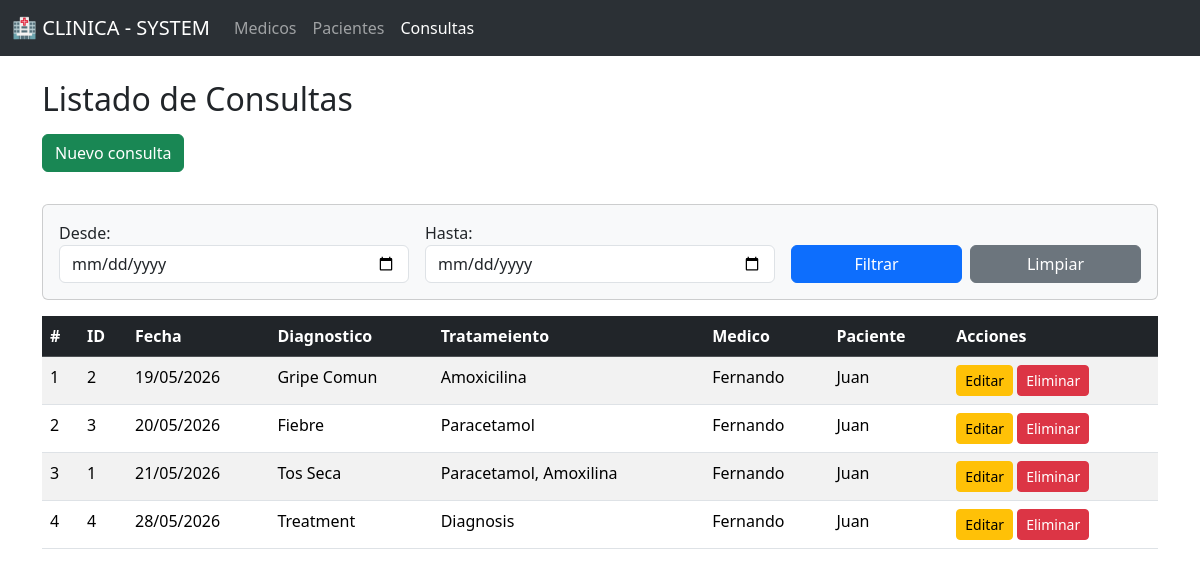
The app's page /consultas/, older data.
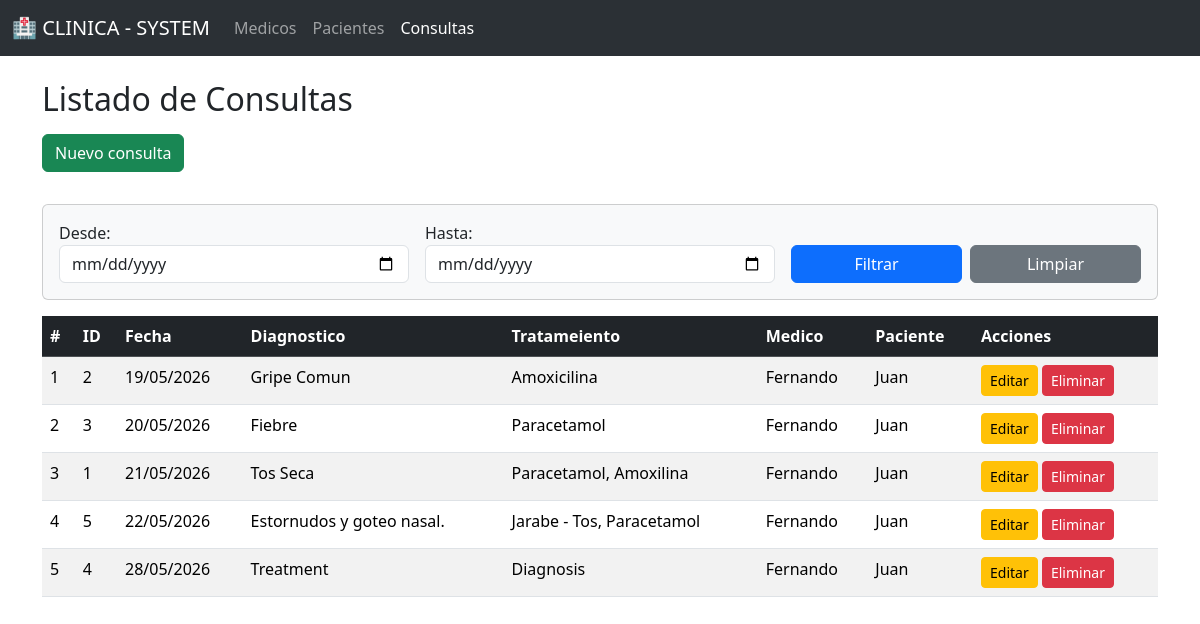
The same page, newer data.
### models/consulta_model.py (models this page shows, shortened)
class Consulta(db.Model):
    __tablename__ = "consultas"
    id_consulta = db.Column(db.Integer, primary_key=True)
    fecha = db.Column(db.DateTime, nullable=False)
    diagnostico = db.Column(db.String(100),nullable=False)
    tratamiento = db.Column(db.String(100), nullable=False)
    id_medico = db.Column(db.Integer, db.ForeignKey('medicos.id_medico'), nullable=False)
    id_paciente = db.Column(db.Integer, db.ForeignKey('pacientes.id_paciente'), nullable=False)
    medico = db.relationship("Medico", back_populates="consultas")
    paciente = db.relationship("Paciente", back_populates="consultas")
    @staticmethod
    def get_by_date(fecha_inicio=None, fecha_fin=None):
        query = Consulta.query
        if fecha_inicio and fecha_fin:
            fecha_inicio_format = datetime.strptime(fecha_inicio, "%Y-%m-%d").date()
            fecha_fin_format = datetime.strptime(fecha_fin, "%Y-%m-%d").date()
            query = query.filter(func.date(Consulta.fecha) >= fecha_inicio_format, func.date(Consulta.fecha) <= fecha_fin_format)
        return query.order_by(Consulta.fecha).all()

### models/medico_model.py (models this page shows, shortened)
class Medico(db.Model):
    __tablename__ = "medicos"
    id_medico = db.Column(db.Integer, primary_key=True)
    nombre = db.Column(db.String(80), nullable=False)
    especialidad = db.Column(db.String(80), nullable=False)
    telefono = db.Column(db.Integer, nullable=False)
    correo = db.Column(db.String(120), nullable=False, unique=True)
    consultas = db.relationship("Consulta", back_populates="medico", cascade="all, delete-orphan")
    def delete(self):
        db.session.delete(self)
        db.session.commit()

### models/paciente_model.py (models this page shows, shortened)
class Paciente(db.Model):
    __tablename__ = "pacientes"
    id_paciente = db.Column(db.Integer, primary_key=True)
    nombre = db.Column(db.String(80), nullable=False)
    edad = db.Column(db.Integer, nullable=False)
    direccion = db.Column(db.String(200))
    telefono = db.Column(db.Integer, nullable=False)
    consultas = db.relationship("Consulta", back_populates="paciente", cascade="all, delete-orphan")
    def delete(self):
        db.session.delete(self)
        db.session.commit()

### controllers/consulta_controller.py (the view)
@consulta_bp.route("/")
def index():
    fecha_inicio = request.args.get('fecha_inicio')
    fecha_fin = request.args.get('fecha_fin')
    consultas = Consulta.get_by_date(fecha_inicio=fecha_inicio,fecha_fin=fecha_fin)
    return consulta_views.list_consults(consultas, fecha_inicio=fecha_inicio, fecha_fin=fecha_fin)

### app.py (called while the page is built)
@app.context_processor
def inject_active_route():
    def is_active(path):
        return "active" if request.path == path else ''
    return dict(is_active = is_active)

### views/consulta_views.py (called while the page is built)
def list_consults(consultas, fecha_inicio, fecha_fin):
    return render_template("consultas/index.html" , consultas=consultas, fecha_inicio=fecha_inicio, fecha_fin=fecha_fin)

### templates/consultas/index.html (shortened to what this page needs)
{% extends 'base.html' %}
{% block content %}
<h2 class="mb-3">Listado de Consultas</h2>
<a href="{{ url_for('consulta.create_consult') }}" class="btn btn-success mb-3">Nuevo consulta</a>
<div class="card my-3 p-3 bg-light">
    <form method="GET" action="{{ url_for('consulta.index') }}" class="row g-3">
        <div class="col-md-4">
            <label>Desde:</label>
            <input type="date" name="fecha_inicio" value="{{ fecha_inicio or '' }}" class="form-control" required>
        </div>
        <div class="col-md-4">
            <label>Hasta:</label>
            <input type="date" name="fecha_fin" value="{{ fecha_fin or '' }}" class="form-control" required>
        </div>
        <div class="col-md-4 d-flex align-items-end gap-2">
            <button type="submit" class="btn btn-primary w-100">Filtrar</button>
            <a href="{{ url_for('consulta.index') }}" class="btn btn-secondary w-100">Limpiar</a>
        </div>
    </form>
</div>
<table class="table table-striped table-hover">
    <thead class="table-dark">
        <tr>
            <th>#</th>
            <th>ID</th>
            <th>Fecha</th>
            <th>Diagnostico</th>
            <th>Tratameiento</th>
            <th>Medico</th>
            <th>Paciente</th>
            <th>Acciones</th>
        </tr>
    </thead>
    <tbody>
        {% for consulta in consultas %}
        <tr>
            <td>{{ loop.index }}</td>
            <td>{{ consulta.id_consulta }}</td>
            <td>{{ consulta.fecha.strftime('%d/%m/%Y') }}</td>
            <td>{{ consulta.diagnostico }}</td>
            <td>{{ consulta.tratamiento }}</td>
            <td>{{ consulta.medico.nombre }}</td>
            <td>{{ consulta.paciente.nombre }}</td>
            <td>
                <a href="{{ url_for('consulta.edit_consult', id_consult=consulta.id_consulta) }}"
                    class="btn btn-warning btn-sm">Editar</a>
                <a href="{{ url_for('consulta.delete_consult', id_consult=consulta.id_consulta) }}"
                    class="btn btn-danger btn-sm" onclick="return confirm('¿Está seguro de eliminar?')">Eliminar</a>
            </td>
        </tr>
        {% endfor %}
    </tbody>
</table>
{% endblock %}

Row changes from the older to the newer data that the page shows:
added Consulta: id_consulta "5", fecha "22/05/2026", diagnostico "Estornudos y goteo nasal.", tratamiento "Jarabe - Tos, Paracetamol", medico.nombre "Fernando", paciente.nombre "Juan"
